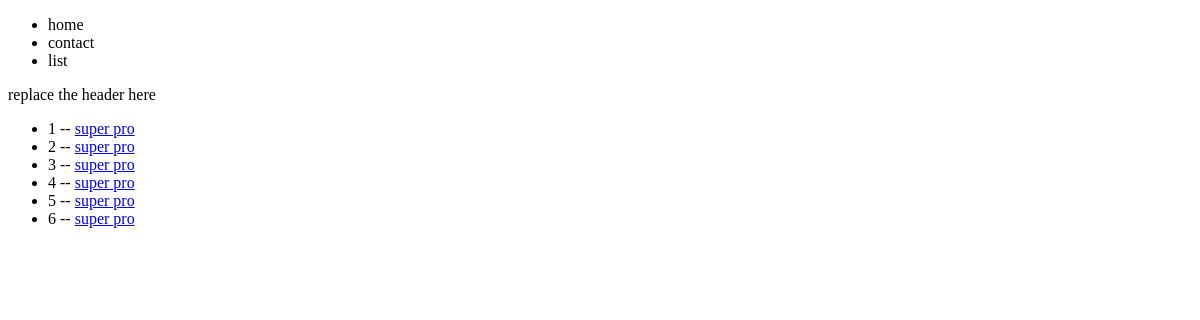
Before: /products/ with the older database file.
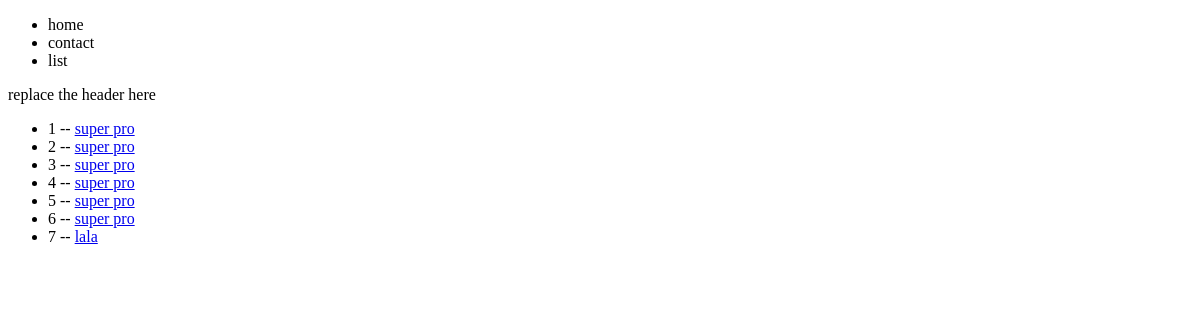
After: the same page with the newer database file.
### products/models.py (models this page shows)
class Product(models.Model):
    title = models.CharField(max_length=120)
    description = models.TextField(blank=True, null=True)
    price = models.DecimalField(decimal_places = 2, max_digits=10000)
    summary = models.TextField(default="replace this")
    def get_absolute_url(self):
        return reverse("products:product_detail", kwargs={"id":self.id}) #f"/product/{self.id}"

### products/views.py (the view)
# urls.py: path('', product_list_view , name='product_list'),
def product_list_view(request):
    queryset = Product.objects.all()
    context = {
        'object_list': queryset
    }
    return render(request, "product/product_list.html", context)

### products/templates/product/product_list.html
{% extends 'base.html' %}
{% block content %}
    <ul>
        {% for instance in object_list %}
            <li>{{instance.id}} -- <a href="{{ instance.get_absolute_url }}">{{instance.title}}</a></li>
        {% endfor %}
    </ul>
{% endblock %}

Changed rows visible on the page:
added Product: id "7", title "lala"
